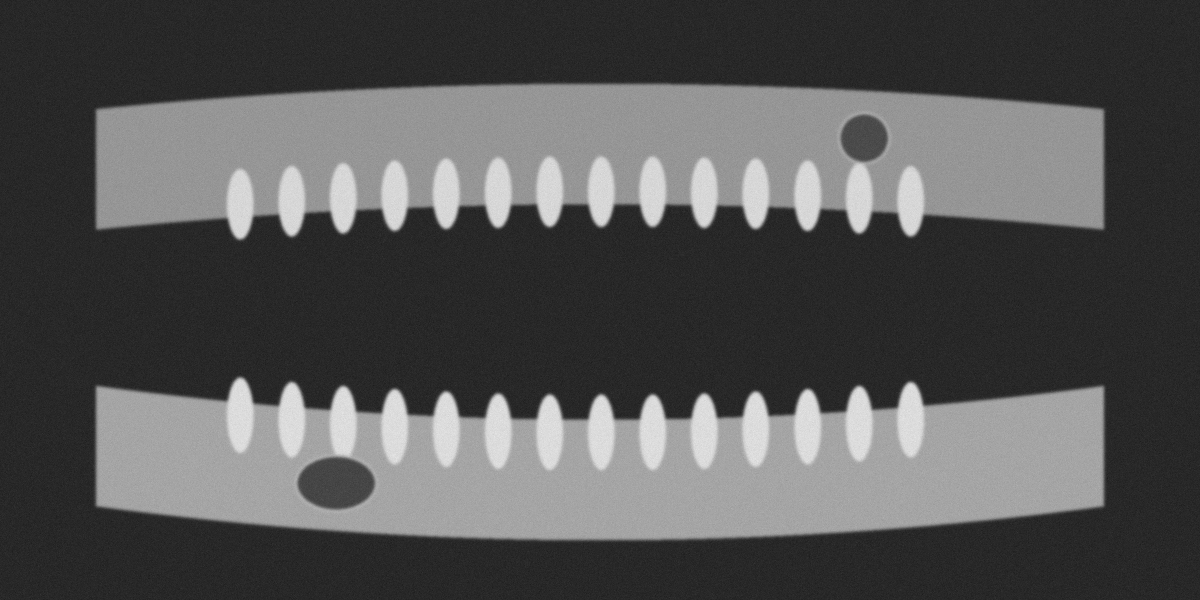
#> input picture samples/panoramica_sintetica.png, 2400 x 1200 px (shown at 1/2 size)
$ python -i preprocess.py   (imports and definitions only)
#> lines starting #> are read from the running program, lines starting #| are printed output that depends on the picture
#> further down, picture is the input picture: shape (1200, 2400); min 11, max 246, mean 84.1
"""Preprocesarea radiografiei: CLAHE, denoise, letterbox."""
from __future__ import annotations

from dataclasses import dataclass

import cv2
import numpy as np

from .config import TARGET_SIZE


@dataclass
class Letterbox:
    scale: float
    pad_x: int
    pad_y: int

    def to_original(self, box: tuple[float, float, float, float]) -> tuple[int, int, int, int]:
        """Mapeaza un dreptunghi din spatiul letterbox inapoi pe imaginea originala."""
        x1, y1, x2, y2 = box
        return (
            int(round((x1 - self.pad_x) / self.scale)),
            int(round((y1 - self.pad_y) / self.scale)),
            int(round((x2 - self.pad_x) / self.scale)),
            int(round((y2 - self.pad_y) / self.scale)),
        )


def enhance(img: np.ndarray) -> np.ndarray:
    """Egalizare adaptiva a contrastului + reducere de zgomot, pastrand marginile."""
    clahe = cv2.createCLAHE(clipLimit=2.0, tileGridSize=(8, 8))
    out = clahe.apply(img)
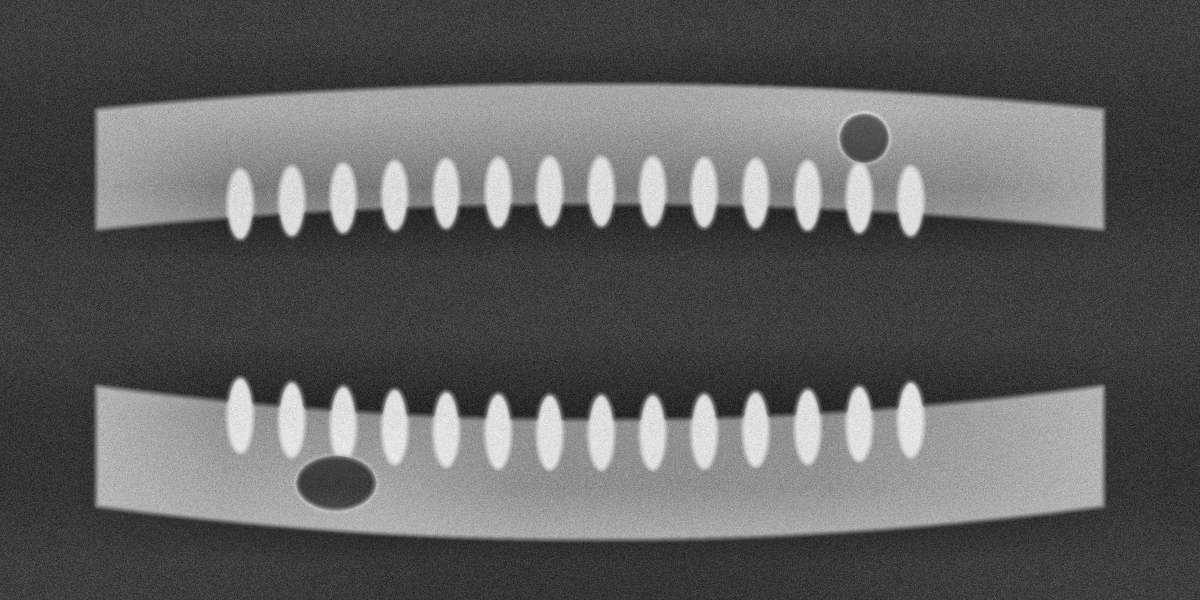
#> out: shape (1200, 2400) (shown at 1/2 size); min 5, max 252, mean 95.1
    return cv2.bilateralFilter(out, d=5, sigmaColor=40, sigmaSpace=40)


def letterbox(img: np.ndarray, size: tuple[int, int] = TARGET_SIZE) -> tuple[np.ndarray, Letterbox]:
    """Redimensioneaza pastrand proportiile si completeaza cu negru pana la `size`."""
#> called with size = (1280, 640)
    tw, th = size
    h, w = img.shape[:2]
#> h = 1200; w = 2400
    scale = min(tw / w, th / h)
#> scale = 0.533
    nw, nh = int(round(w * scale)), int(round(h * scale))
#> nw = 1280; nh = 640
    resized = cv2.resize(img, (nw, nh), interpolation=cv2.INTER_AREA)
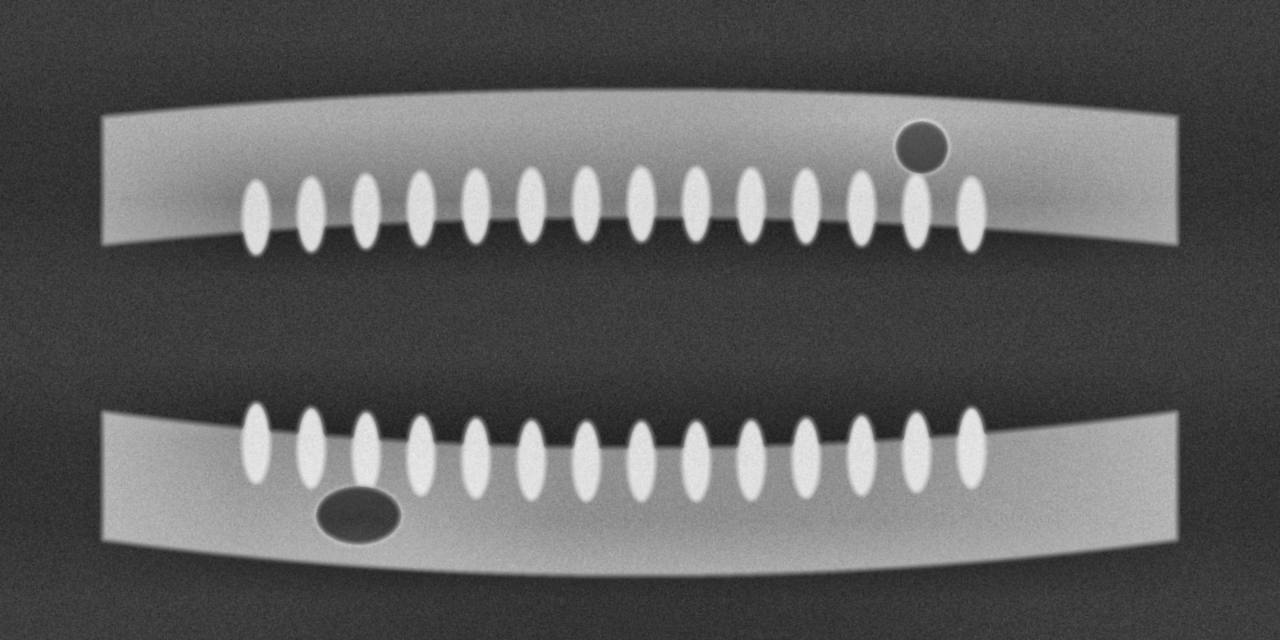
#> resized: shape (640, 1280); min 28, max 234, mean 94.6
    canvas = np.zeros((th, tw), dtype=img.dtype)
    px, py = (tw - nw) // 2, (th - nh) // 2
#> px = 0; py = 0
    canvas[py : py + nh, px : px + nw] = resized
    return canvas, Letterbox(scale, px, py)


def preprocess(img: np.ndarray) -> tuple[np.ndarray, np.ndarray, Letterbox]:
    """Intoarce (imagine imbunatatita la rezolutia originala, tensor normalizat, letterbox)."""
    enhanced = enhance(img)
    boxed, lb = letterbox(enhanced)
    tensor = boxed.astype(np.float32) / 255.0  # I ∈ [0,1]^{H×W}
    return enhanced, tensor, lb

>>> import cv2
>>> picture = cv2.imread('../samples/panoramica_sintetica.png', cv2.IMREAD_GRAYSCALE)
>>> result = preprocess(picture)
